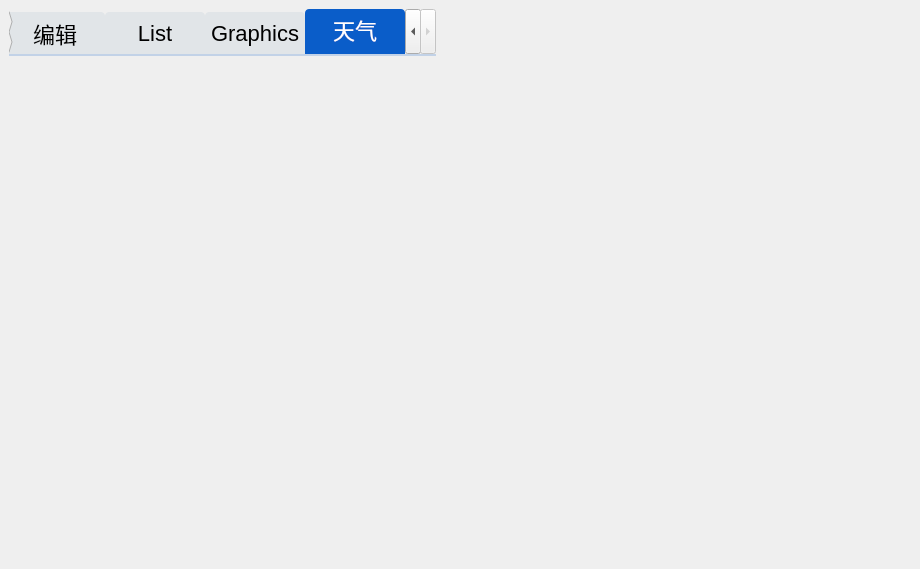
<?xml version="1.0" encoding="UTF-8"?>
<ui version="4.0">
 <class>Widget</class>
 <widget class="QWidget" name="Widget">
  <property name="geometry">
   <rect>
    <x>0</x>
    <y>0</y>
    <width>920</width>
    <height>569</height>
   </rect>
  </property>
  <property name="windowTitle">
   <string>Widget</string>
  </property>
  <widget class="QTabWidget" name="tabWidget">
   <property name="geometry">
    <rect>
     <x>9</x>
     <y>9</y>
     <width>427</width>
     <height>520</height>
    </rect>
   </property>
   <property name="sizePolicy">
    <sizepolicy hsizetype="Expanding" vsizetype="Expanding">
     <horstretch>0</horstretch>
     <verstretch>0</verstretch>
    </sizepolicy>
   </property>
   <property name="styleSheet">
    <string notr="true">QTabBar::tab {
    min-height:40px;
    min-width:100px;
    font-size:22px;
    font-family:'Microsoft YaHei';
    background-color:rgb(225, 229, 232);
    border-top-left-radius: 4px;
    border-top-right-radius: 4px;
}
QTabWidget::pane{border-top: 2px solid rgba(10, 93, 201, 50);}
QTabBar::tab:selected{
    background-color:#0A5DC9;
    color:#ffffff;
    padding-bottom: 5px;
}
QTabBar::tab:!selected{
    margin-top: 3px;
}</string>
   </property>
   <property name="currentIndex">
    <number>7</number>
   </property>
   <widget class="QWidget" name="tab">
    <attribute name="title">
     <string>TCP</string>
    </attribute>
    <layout class="QVBoxLayout" name="verticalLayout_3">
     <item>
      <layout class="QVBoxLayout" name="verticalLayout">
       <item>
        <layout class="QHBoxLayout" name="horizontalLayout_3">
         <item>
          <widget class="QLabel" name="label_2">
           <property name="text">
            <string>TCP:</string>
           </property>
          </widget>
         </item>
         <item>
          <widget class="QPushButton" name="pushButton_tcp">
           <property name="text">
            <string>打开</string>
           </property>
          </widget>
         </item>
         <item>
          <spacer name="horizontalSpacer_3">
           <property name="orientation">
            <enum>Qt::Horizontal</enum>
           </property>
           <property name="sizeHint" stdset="0">
            <size>
             <width>40</width>
             <height>20</height>
            </size>
           </property>
          </spacer>
         </item>
        </layout>
       </item>
       <item>
        <layout class="QHBoxLayout" name="horizontalLayout">
         <item>
          <widget class="QLabel" name="label">
           <property name="text">
            <string>端口:</string>
           </property>
          </widget>
         </item>
         <item>
          <widget class="QLineEdit" name="lineEdit_tcp">
           <property name="maximumSize">
            <size>
             <width>80</width>
             <height>24</height>
            </size>
           </property>
           <property name="text">
            <string>20001</string>
           </property>
          </widget>
         </item>
         <item>
          <spacer name="horizontalSpacer">
           <property name="orientation">
            <enum>Qt::Horizontal</enum>
           </property>
           <property name="sizeHint" stdset="0">
            <size>
             <width>40</width>
             <height>20</height>
            </size>
           </property>
          </spacer>
         </item>
        </layout>
       </item>
       <item>
        <widget class="QLabel" name="label_3">
         <property name="text">
          <string>连接信息：</string>
         </property>
        </widget>
       </item>
       <item>
        <widget class="QTextEdit" name="textEdit_tcp">
         <property name="enabled">
          <bool>true</bool>
         </property>
         <property name="readOnly">
          <bool>true</bool>
         </property>
         <property name="acceptRichText">
          <bool>true</bool>
         </property>
        </widget>
       </item>
      </layout>
     </item>
    </layout>
   </widget>
   <widget class="QWidget" name="tab_2">
    <attribute name="title">
     <string>UDP</string>
    </attribute>
    <layout class="QVBoxLayout" name="verticalLayout_4">
     <item>
      <layout class="QVBoxLayout" name="verticalLayout_2">
       <item>
        <layout class="QHBoxLayout" name="horizontalLayout_4">
         <item>
          <widget class="QLabel" name="label_4">
           <property name="text">
            <string>UDP:</string>
           </property>
          </widget>
         </item>
         <item>
          <widget class="QPushButton" name="pushButton_udp">
           <property name="text">
            <string>打开</string>
           </property>
          </widget>
         </item>
         <item>
          <spacer name="horizontalSpacer_4">
           <property name="orientation">
            <enum>Qt::Horizontal</enum>
           </property>
           <property name="sizeHint" stdset="0">
            <size>
             <width>40</width>
             <height>20</height>
            </size>
           </property>
          </spacer>
         </item>
        </layout>
       </item>
       <item>
        <layout class="QHBoxLayout" name="horizontalLayout_2">
         <item>
          <widget class="QLabel" name="label_5">
           <property name="text">
            <string>端口:</string>
           </property>
          </widget>
         </item>
         <item>
          <widget class="QLineEdit" name="lineEdit_udp">
           <property name="maximumSize">
            <size>
             <width>80</width>
             <height>24</height>
            </size>
           </property>
           <property name="text">
            <string>20002</string>
           </property>
          </widget>
         </item>
         <item>
          <spacer name="horizontalSpacer_2">
           <property name="orientation">
            <enum>Qt::Horizontal</enum>
           </property>
           <property name="sizeHint" stdset="0">
            <size>
             <width>40</width>
             <height>20</height>
            </size>
           </property>
          </spacer>
         </item>
        </layout>
       </item>
       <item>
        <widget class="QLabel" name="label_6">
         <property name="text">
          <string>连接信息：</string>
         </property>
        </widget>
       </item>
       <item>
        <widget class="QTextEdit" name="textEdit_udp">
         <property name="readOnly">
          <bool>true</bool>
         </property>
        </widget>
       </item>
      </layout>
     </item>
    </layout>
   </widget>
   <widget class="QWidget" name="tab_3">
    <attribute name="title">
     <string>Audio</string>
    </attribute>
    <layout class="QVBoxLayout" name="verticalLayout_10">
     <item>
      <layout class="QVBoxLayout" name="verticalLayout_7">
       <item>
        <layout class="QHBoxLayout" name="horizontalLayout_5">
         <item>
          <widget class="QPushButton" name="pushButtonmw">
           <property name="maximumSize">
            <size>
             <width>100</width>
             <height>16777215</height>
            </size>
           </property>
           <property name="text">
            <string>切换到视频窗口</string>
           </property>
          </widget>
         </item>
         <item>
          <widget class="QLabel" name="label_7">
           <property name="text">
            <string>文件名：</string>
           </property>
          </widget>
         </item>
         <item>
          <widget class="QLineEdit" name="lineEdit">
           <property name="readOnly">
            <bool>true</bool>
           </property>
          </widget>
         </item>
         <item>
          <widget class="QPushButton" name="pushButton">
           <property name="maximumSize">
            <size>
             <width>100</width>
             <height>16777215</height>
            </size>
           </property>
           <property name="text">
            <string>打开</string>
           </property>
          </widget>
         </item>
        </layout>
       </item>
       <item>
        <layout class="QHBoxLayout" name="horizontalLayout_6">
         <item>
          <widget class="QPushButton" name="pushButton_2">
           <property name="maximumSize">
            <size>
             <width>100</width>
             <height>16777215</height>
            </size>
           </property>
           <property name="text">
            <string>播放</string>
           </property>
          </widget>
         </item>
         <item>
          <widget class="QPushButton" name="pushButton_4">
           <property name="maximumSize">
            <size>
             <width>100</width>
             <height>16777215</height>
            </size>
           </property>
           <property name="text">
            <string>暂停</string>
           </property>
          </widget>
         </item>
         <item>
          <widget class="QPushButton" name="pushButton_3">
           <property name="maximumSize">
            <size>
             <width>100</width>
             <height>16777215</height>
            </size>
           </property>
           <property name="text">
            <string>停止</string>
           </property>
          </widget>
         </item>
         <item>
          <widget class="QPushButton" name="pushButton_5">
           <property name="maximumSize">
            <size>
             <width>100</width>
             <height>16777215</height>
            </size>
           </property>
           <property name="text">
            <string>音量+</string>
           </property>
          </widget>
         </item>
         <item>
          <widget class="QPushButton" name="pushButton_6">
           <property name="maximumSize">
            <size>
             <width>100</width>
             <height>16777215</height>
            </size>
           </property>
           <property name="text">
            <string>音量-</string>
           </property>
          </widget>
         </item>
        </layout>
       </item>
       <item>
        <layout class="QHBoxLayout" name="horizontalLayout_7">
         <item>
          <widget class="QPushButton" name="pushButton_7">
           <property name="maximumSize">
            <size>
             <width>100</width>
             <height>16777215</height>
            </size>
           </property>
           <property name="text">
            <string>开始录音</string>
           </property>
          </widget>
         </item>
         <item>
          <widget class="QPushButton" name="pushButton_8">
           <property name="maximumSize">
            <size>
             <width>100</width>
             <height>16777215</height>
            </size>
           </property>
           <property name="text">
            <string>停止录音</string>
           </property>
          </widget>
         </item>
         <item>
          <widget class="QCheckBox" name="checkBox">
           <property name="text">
            <string>录音播放</string>
           </property>
           <property name="checked">
            <bool>false</bool>
           </property>
          </widget>
         </item>
        </layout>
       </item>
      </layout>
     </item>
     <item>
      <layout class="QHBoxLayout" name="horizontalLayout_18">
       <item>
        <layout class="QVBoxLayout" name="verticalLayout_9">
         <item>
          <widget class="QLabel" name="label_8">
           <property name="maximumSize">
            <size>
             <width>16777215</width>
             <height>30</height>
            </size>
           </property>
           <property name="text">
            <string>输入</string>
           </property>
          </widget>
         </item>
         <item>
          <layout class="QVBoxLayout" name="verticalLayout_5">
           <item>
            <layout class="QHBoxLayout" name="horizontalLayout_12">
             <item>
              <widget class="QLabel" name="label_9">
               <property name="text">
                <string>设备</string>
               </property>
              </widget>
             </item>
             <item>
              <widget class="QComboBox" name="comboBox1"/>
             </item>
            </layout>
           </item>
           <item>
            <layout class="QHBoxLayout" name="horizontalLayout_11">
             <item>
              <widget class="QLabel" name="label_10">
               <property name="text">
                <string>位宽</string>
               </property>
              </widget>
             </item>
             <item>
              <widget class="QComboBox" name="comboBox2"/>
             </item>
            </layout>
           </item>
           <item>
            <layout class="QHBoxLayout" name="horizontalLayout_10">
             <item>
              <widget class="QLabel" name="label_15">
               <property name="text">
                <string>通道配置</string>
               </property>
              </widget>
             </item>
             <item>
              <widget class="QComboBox" name="comboBox3"/>
             </item>
            </layout>
           </item>
           <item>
            <layout class="QHBoxLayout" name="horizontalLayout_9">
             <item>
              <widget class="QLabel" name="label_11">
               <property name="text">
                <string>采样率(Hz)</string>
               </property>
              </widget>
             </item>
             <item>
              <widget class="QSpinBox" name="spinBox1">
               <property name="maximum">
                <number>100000000</number>
               </property>
              </widget>
             </item>
            </layout>
           </item>
           <item>
            <layout class="QHBoxLayout" name="horizontalLayout_8">
             <item>
              <widget class="QLabel" name="label_12">
               <property name="text">
                <string>通道数</string>
               </property>
              </widget>
             </item>
             <item>
              <widget class="QSpinBox" name="spinBox2"/>
             </item>
            </layout>
           </item>
          </layout>
         </item>
        </layout>
       </item>
       <item>
        <layout class="QVBoxLayout" name="verticalLayout_8">
         <item>
          <widget class="QLabel" name="label_19">
           <property name="maximumSize">
            <size>
             <width>16777215</width>
             <height>30</height>
            </size>
           </property>
           <property name="text">
            <string>输出</string>
           </property>
          </widget>
         </item>
         <item>
          <layout class="QVBoxLayout" name="verticalLayout_6">
           <item>
            <layout class="QHBoxLayout" name="horizontalLayout_13">
             <item>
              <widget class="QLabel" name="label_13">
               <property name="text">
                <string>设备</string>
               </property>
              </widget>
             </item>
             <item>
              <widget class="QComboBox" name="comboBoxo1"/>
             </item>
            </layout>
           </item>
           <item>
            <layout class="QHBoxLayout" name="horizontalLayout_14">
             <item>
              <widget class="QLabel" name="label_14">
               <property name="text">
                <string>位宽</string>
               </property>
              </widget>
             </item>
             <item>
              <widget class="QComboBox" name="comboBoxo2"/>
             </item>
            </layout>
           </item>
           <item>
            <layout class="QHBoxLayout" name="horizontalLayout_15">
             <item>
              <widget class="QLabel" name="label_16">
               <property name="text">
                <string>通道配置</string>
               </property>
              </widget>
             </item>
             <item>
              <widget class="QComboBox" name="comboBoxo3"/>
             </item>
            </layout>
           </item>
           <item>
            <layout class="QHBoxLayout" name="horizontalLayout_16">
             <item>
              <widget class="QLabel" name="label_17">
               <property name="text">
                <string>采样率(Hz)</string>
               </property>
              </widget>
             </item>
             <item>
              <widget class="QSpinBox" name="spinBoxo1">
               <property name="maximum">
                <number>100000000</number>
               </property>
              </widget>
             </item>
            </layout>
           </item>
           <item>
            <layout class="QHBoxLayout" name="horizontalLayout_17">
             <item>
              <widget class="QLabel" name="label_18">
               <property name="text">
                <string>通道数</string>
               </property>
              </widget>
             </item>
             <item>
              <widget class="QSpinBox" name="spinBoxo2"/>
             </item>
            </layout>
           </item>
          </layout>
         </item>
        </layout>
       </item>
      </layout>
     </item>
     <item>
      <widget class="QTextEdit" name="textEdit">
       <property name="enabled">
        <bool>true</bool>
       </property>
       <property name="readOnly">
        <bool>true</bool>
       </property>
       <property name="acceptRichText">
        <bool>true</bool>
       </property>
      </widget>
     </item>
    </layout>
   </widget>
   <widget class="QWidget" name="tab_4">
    <attribute name="title">
     <string>视频</string>
    </attribute>
    <layout class="QVBoxLayout" name="verticalLayout_12">
     <item>
      <widget class="QWidget" name="widget" native="true"/>
     </item>
    </layout>
   </widget>
   <widget class="QWidget" name="tab_5">
    <attribute name="title">
     <string>编辑</string>
    </attribute>
    <layout class="QVBoxLayout" name="verticalLayout_34">
     <item>
      <widget class="QPushButton" name="pushButtoncodeopen">
       <property name="text">
        <string>打开文件</string>
       </property>
      </widget>
     </item>
     <item>
      <widget class="QWidget" name="widgetshow" native="true"/>
     </item>
     <item>
      <widget class="QWidget" name="widgetcode" native="true"/>
     </item>
    </layout>
   </widget>
   <widget class="QWidget" name="tab_6">
    <attribute name="title">
     <string>List</string>
    </attribute>
    <layout class="QVBoxLayout" name="verticalLayout_11">
     <item>
      <widget class="QWidget" name="widgetlist" native="true"/>
     </item>
    </layout>
   </widget>
   <widget class="QWidget" name="tab_7">
    <attribute name="title">
     <string>Graphics</string>
    </attribute>
   </widget>
   <widget class="QWidget" name="tab_8">
    <attribute name="title">
     <string>天气</string>
    </attribute>
   </widget>
  </widget>
  <widget class="QWidget" name="widgetqml" native="true">
   <property name="geometry">
    <rect>
     <x>610</x>
     <y>200</y>
     <width>120</width>
     <height>80</height>
    </rect>
   </property>
  </widget>
 </widget>
 <resources/>
 <connections/>
</ui>
